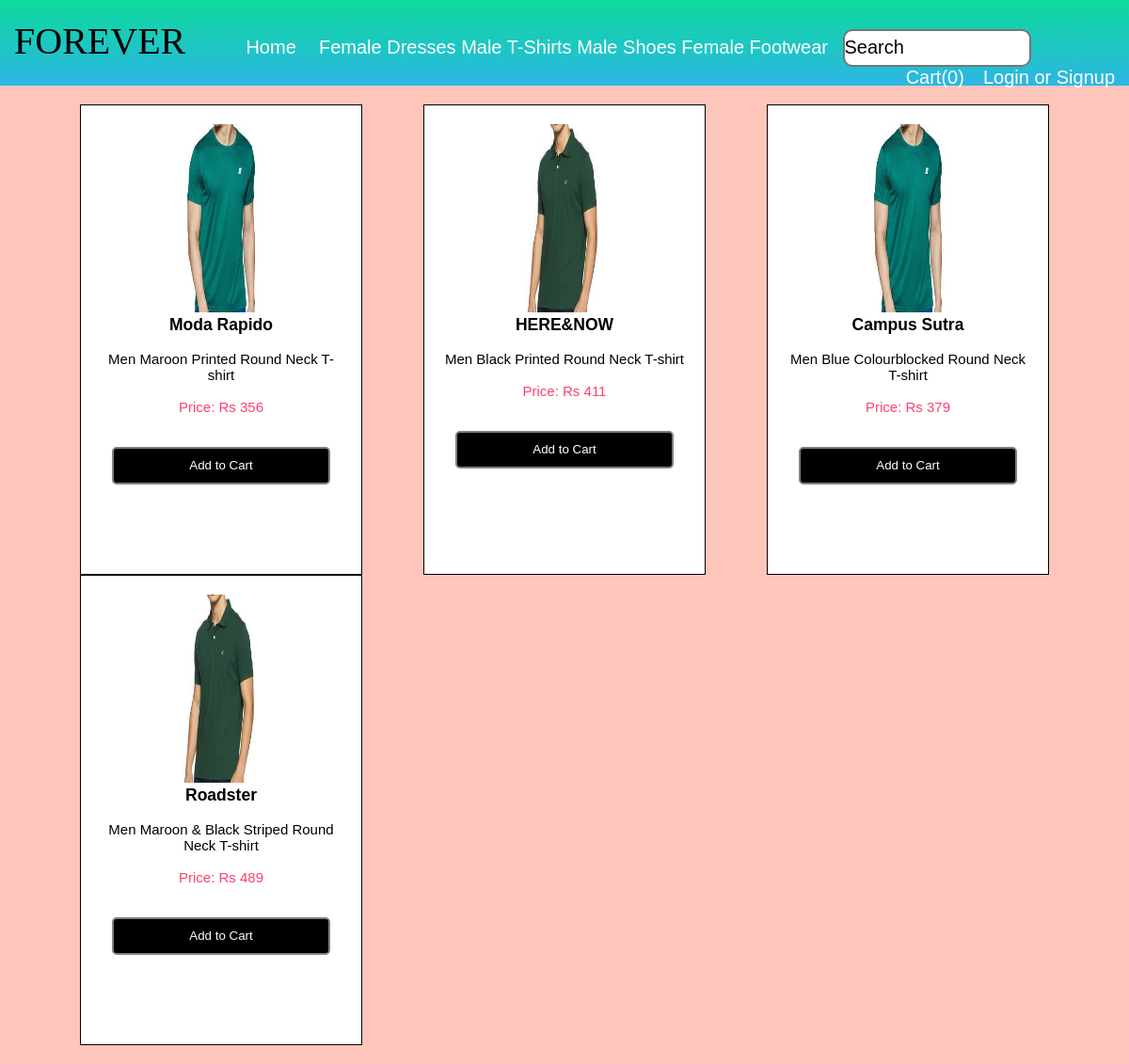
The app's page /?category=2 with its own data.
### products/models.py (models this page shows, shortened)
class Category(models.Model):
    name = models.CharField(max_length=50, default='Female Dresses')

class Product(models.Model):
    name = models.CharField(max_length=50, default='Sera')
    price = models.IntegerField(default=1000)
    description = models.CharField(max_length=100, default='')
    image = models.ImageField(upload_to='media/')
    product_category = models.ForeignKey(Category, on_delete=models.CASCADE, null=True)

### products/views.py (the view, shortened to what this page needs)
# urls.py: path('', views.index.as_view(), name='index'),
class index(View):
    def get(self, request):
        categories = Category.objects.all()
        category_id = request.GET.get('category')
        if category_id:
            products = Product.objects.filter(product_category=category_id)
        else:
            products = Product.objects.all()
        return render(request, 'index.html', {'products': products, 'categories': categories})

### templates/index.html (shortened to what this page needs)
{% extends "base.html" %}
{% load static %}
{% block content %}
<div class="grid-container">
  {% for product in products %}
    <div class="grid-item" id={{product.id}}>
        <img src="{{product.image.url}}" alt="hello" style='width:100px' class='big'>
        <div class="container">
          <h3>{{ product.name }}</h3>
          <br>
          <p>{{ product.description }}</p>
          <br>
          <p class="pink">Price: Rs {{ product.price }}</p>
        </div>
        <br>
        <br>
        <form action="/#{{product.id}}" method="post">
          <input type="submit" value="Add to Cart" class="AddToCart">
        </form>
    </div>
  {% endfor %}
</div>
{% endblock %}

### templates/base.html (shortened to what this page needs)
<!DOCTYPE html>
{% load static %}
{% load cart %}
<html lang="en">
<head>
    <link rel="stylesheet" href="{% static 'style.css' %}">
    <link rel="stylesheet" href="{% static 'signup.css' %}">
    <link rel="stylesheet" href="{% static 'cart.css' %}">
</head>
<body>
    <div class="nav">
        <ul class = "navbar">
            <li id="company">FOREVER</li>
            <li><a href="{% url 'products:index' %}">Home</a></li>
            <li>
                {% for category in categories %}
                    <a href="/?category={{category.id}}">{{ category.name }}</a>
                {% endfor %}
            </li>
            <input type="text" value="Search" class="search">
            {% if request.session.customer %}
            <li class="login"><a href="{% url 'logout' %}">Logout</a></li>
            <li class="login"><a href="{% url 'orders:orderview' %}">Your Orders</a></li>
            {% else %}
            <li class="login"><a href="{% url 'account' %}">Login or Signup</a></li>
            {% endif %}
            <li class="login"><a href="{% url 'products:cart' %}">Cart({{request.session.cart.keys|length}})</a></li>
        </ul>
    </div>
    {% block content %}
    {% endblock %}
</body>
</html>

### static/style.css (style rules this page uses)
* { margin: 0; padding: 0; box-sizing: border-box; }
.navbar { background: linear-gradient(rgb(13, 218, 156), rgb(44, 182, 228)); padding: 20px 5px; display: block; width: 100%; }
.navbar li { list-style-type: none; display: inline; padding: 0px 10px; font-family: 'Gill Sans', 'Gill Sans MT', Calibri, 'Trebuchet MS', sans-serif; font-size: 20px; }
#company { font-size: 40px; font-weight: 5px; font-family: 'Times New Roman', Times, serif; padding-right: 50px; }
.login { float:right; padding: 10px; }
.navbar li a { text-decoration: none; color: white; }
.search { height: 40px; width: 200px; border-style: solid; border-radius: 10px; font-family: 'Gill Sans', 'Gill Sans MT', Calibri, 'Trebuchet MS', sans-serif; font-size: 20px; }
.grid-container { display: grid; margin: 20px; grid-template-columns: auto auto auto; justify-content: space-evenly; overflow: auto; }
.grid-item { background-color: white; width: 300px; height: 500px; padding: 20px; text-align: center; border: 1px solid black; overflow: auto; position: relative; }
.AddToCart { width: 90%; height: 40px; background-color: black; color: white; border: 2px solid grey; border-radius: 5px; }
.big { width: 100%; height: 200px; }

### static/signup.css (style rules this page uses)
* { padding: 0; margin: 0; box-sizing: border-box; }
body { font-family: 'Trebuchet MS', 'Lucida Sans Unicode', 'Lucida Grande', 'Lucida Sans', Arial, sans-serif; font-size: 15px; background-color: #fec5bb; }
.pink { color: #ff3f6c; }
input { border-radius: 5px; width: 200px; height: 40px; }

### records on screen
Category: name "Female Dresses"
Category: name "Male T-Shirts"
Category: name "Male Shoes"
Category: name "Female Footwear"
Product: image (picture), name "Moda Rapido", description "Men Maroon Printed Round Neck T-shirt", price "356"
Product: image (picture), name "HERE&NOW", description "Men Black Printed Round Neck T-shirt", price "411"
Product: image (picture), name "Campus Sutra", description "Men Blue Colourblocked Round Neck T-shirt", price "379"
Product: image (picture), name "Roadster", description "Men Maroon & Black Striped Round Neck T-shirt", price "489"

### other values on screen
{{ request.session.cart.keys|length }} "0"
